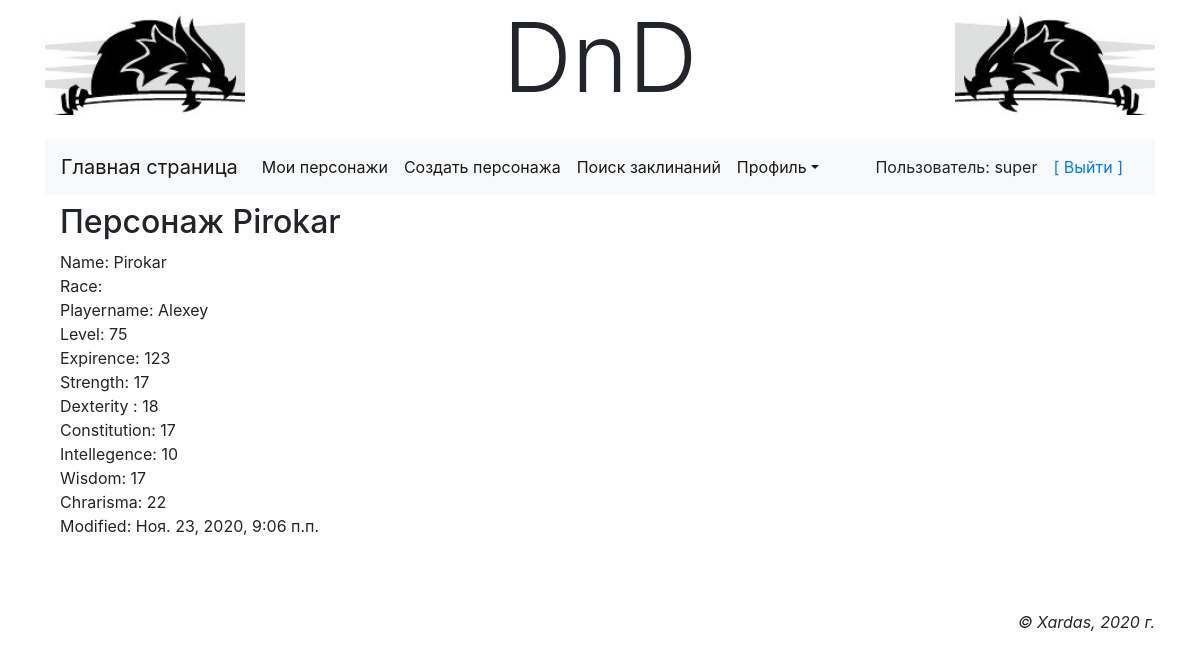
Page /main/accounts/profile/char/Pirokar/ (signed in) on the earlier database version.
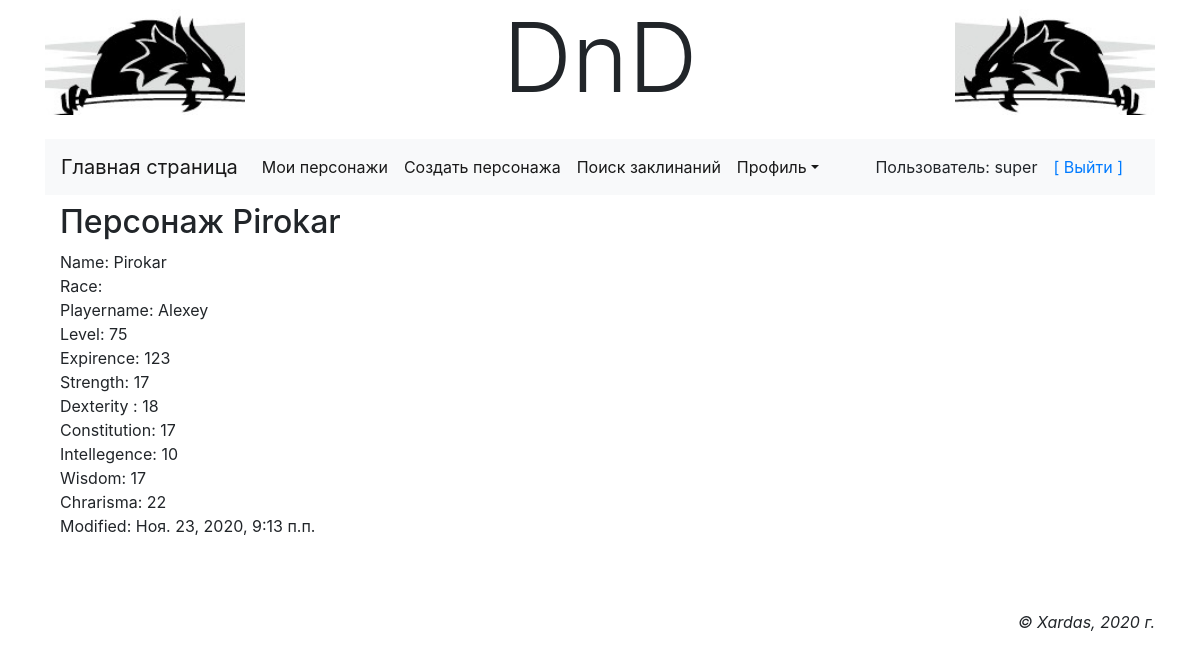
Same page on the later database version.
### main/models.py (models this page shows, shortened)
class CharBase(models.Model):
    owner = models.ForeignKey('AdvUser', null=False, on_delete=models.PROTECT, verbose_name='Владелец персонажа')
    name = models.CharField(db_index=True, unique=True, null=False, max_length=20, verbose_name='Имя персонажа')
    races = models.ManyToManyField(CharRaces, choices=CharRaces.RACE_CHOICES, max_length=20,
                                   verbose_name='Расса персонажа')
    playername = models.CharField(null=True, max_length=20, verbose_name='Реальное имя персонажа')
    level = models.IntegerField(null=False, default=1, verbose_name='Уровень персонажа')
    expirence = models.IntegerField(null=False, default=0, verbose_name='Опыт персонажа')
    strength = models.IntegerField(null=False, default=8, verbose_name='Сила персонажа')
    dexterity = models.IntegerField(null=False, default=8, verbose_name='Ловкость персонажа')
    constitution = models.IntegerField(null=False, default=8, verbose_name='Телосложение персонажа')
    intellegence = models.IntegerField(null=False, default=8, verbose_name='Интеллект персонажа')
    wisdom = models.IntegerField(null=False, default=8, verbose_name='Мудрость персонажа')
    chrarisma = models.IntegerField(null=False, default=8, verbose_name='Харизма персонажа')
    modified = models.DateTimeField(auto_now_add=True, db_index=True, verbose_name='Время модификации')
    spells = models.ManyToManyField(Spell)
    prof_bonus = models.IntegerField(null=True, default=0, verbose_name='Бонус мастерства')
    armor_class = models.IntegerField(null=True, default=0, verbose_name='Броня персонажа')
    speed = models.IntegerField(null=True, default=0, verbose_name='Скорость персонажа')
    initiative = models.IntegerField(null=True, default=0, verbose_name='Инициатива')
    inspiration = models.IntegerField(null=True, default=0, verbose_name='Вдохновение')
    hitpoints_max = models.IntegerField(null=True, default=0, verbose_name='Максимальое здоровье')
    hitpoints_curr = models.IntegerField(null=True, default=0, verbose_name='Текущее здоровье')
    hitpoints_temp = models.IntegerField(null=True, default=0, verbose_name='Временные очки здоровья')
    char_classes = models.ManyToManyField(CharClasses, choices=CharClasses.CLASS_CHOICES,
                                          verbose_name='Класс персонажа')
    world_view = models.IntegerField(null=True, default=0, verbose_name='Мировозрение')
    gender = models.BooleanField(default=True, verbose_name='Пол')
    age = models.IntegerField(null=True, default=21, verbose_name='Возраст персонажа')
    height = models.IntegerField(null=True, default=175, verbose_name='Рост персонажа')
    weight = models.IntegerField(null=True, default=60, verbose_name='Вес персонажа')
    hair = models.CharField(null=True, max_length=20, verbose_name='Цвет волос')
    eyes = models.CharField(null=True, max_length=20, verbose_name='Цвет глаз')
    skin = models.CharField(null=True, max_length=20, verbose_name='Цвет кожы')
    avatar = models.ImageField(null=True, blank=True, upload_to='avatars/', verbose_name='Аватар')
    pers_traits = models.CharField(null=True, max_length=20, verbose_name='Персональные черты')
    ideals = models.CharField(null=True, max_length=20, verbose_name='Идеалы')
    bonds = models.CharField(null=True, max_length=20, verbose_name='Привязанности')
    flaws = models.CharField(null=True, max_length=20, verbose_name='Пороки')
    char_history = models.TextField(default='', verbose_name='История персонажа')
    gold_count = models.IntegerField(null=True, default=0, verbose_name='Золото персонажа')
    silver_count = models.IntegerField(null=True, default=0, verbose_name='Серебро персонажа')
    copper_count = models.IntegerField(null=True, default=0, verbose_name='Медь персонажа')
    char = CharacterManager()
    objects = models.Manager()
    class Meta:
        ordering = ['-modified']

### main/views.py (the view)
# urls.py: path('accounts/profile/char/<str:name>/', view_character, name='view_character'),
@login_required
def view_character(request, name):
    print("Current char: ", name)
    ch = get_object_or_404(CharBase, name=name)
    return render(request, 'main/character.html', {'char': ch})

### main/templates/main/character.html (shortened to what this page needs)
{% extends "layout/basic.html" %}
{% block content %}
<h2>Персонаж {{ char.name }}</h2>
<div>
    Name: {{ char.name }} <br>
    Race: {{ char.race }} <br>
    Playername:  {{ char.playername }} <br>
    Level: {{ char.level }} <br>
    Expirence: {{ char.expirence }} <br>
    Strength: {{ char.strength }} <br>
    Dexterity : {{ char.dexterity }} <br>
    Constitution: {{ char.constitution }} <br>
    Intellegence: {{ char.intellegence }} <br>
    Wisdom: {{ char.wisdom }} <br>
    Chrarisma: {{ char.chrarisma }} <br>
    Modified:  {{ char.modified }} <br>
    <br><br>
</div>
{% endblock %}

Differences in the rows shown:
changed CharBase "Pirokar": modified "Ноя. 23, 2020, 9:06 п.п." → "Ноя. 23, 2020, 9:13 п.п."
